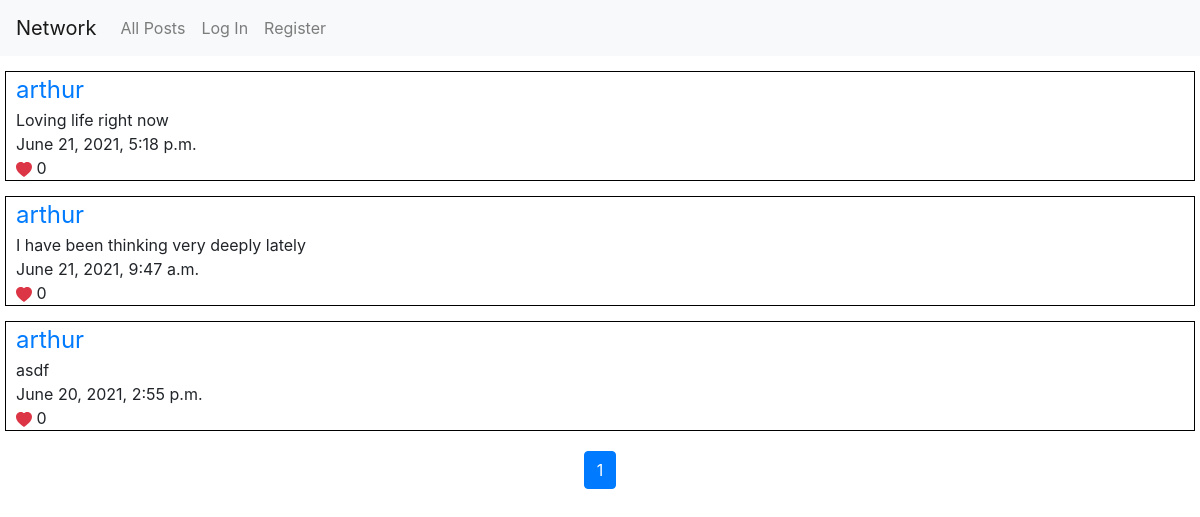
Before: /all-posts with the older database file.
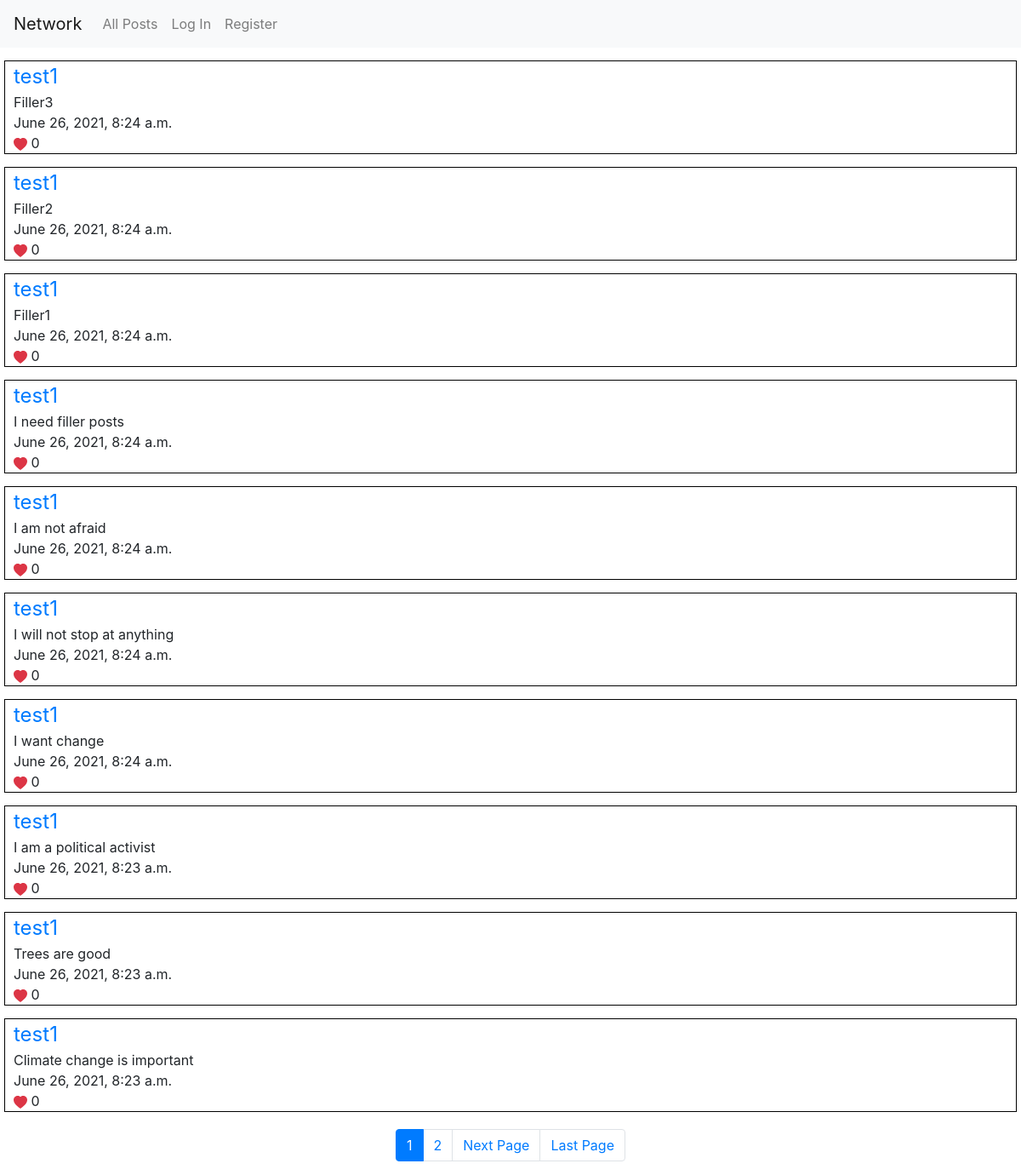
After: the same page with the newer database file.
### network/models.py (models this page shows)
class Post(models.Model):
    user = models.ForeignKey(
        User,
        on_delete=CASCADE, related_name="posts")
    text = models.CharField(
        max_length=1000,
        verbose_name="Post:"
    )
    likes = models.ManyToManyField(
        User,
        blank=True,
        related_name="likedPosts"
    )
    date = models.DateTimeField(
        verbose_name="Published:",
        auto_now_add=True,
        blank=True
    )

class User(AbstractUser):
    follows = models.ManyToManyField(
        "User",
        blank=True,
        related_name="followers"
    )

### network/views.py (the view)
# urls.py: path("all-posts", views.all_posts, name="all-posts"),
def all_posts(request, page_num=1):
    posts = Post.objects.all().order_by("-date")
    p = Paginator(posts, 10)
    return render(request, "network/all-posts.html", {
        "posts": p.page(page_num),
        "edit_post_form": EditForm(),
        "base_url": reverse("all-posts")
    })

### network/templates/network/all-posts.html
{% extends "network/layout.html" %}
{% block body %}
    {% include "network/posts.html" %}
{% endblock %}

### network/templates/network/posts.html (shortened to what this page needs)
<div class="posts-cont">
  {% for post in posts.object_list %}
  <div class="post-cont">
    <div class="header">
      <a href="{% url 'user-profile' post.user.id%}" class="user">{{post.user}}</a>
    </div>
    <div class="text">{{post.text}}</div>
    <div class="date">{{post.date}}</div>
    <div class="likes">
      <svg xmlns="http://www.w3.org/2000/svg" width="16" height="16" fill="currentColor" class="bi bi-heart-fill" viewBox="0 0 16 16">
        <path fill-rule="evenodd" d="M8 1.314C12.438-3.248 23.534 4.735 8 15-7.534 4.736 3.562-3.248 8 1.314z"/>
      </svg>
      {{post.likes.count}}
    </div>
  </div>
  {% empty %}
    <h1>There are no posts</h1>
  {% endfor %}
  <nav aria-label="Page navigation" >
    <ul class="pagination">
      {% for page_num in posts.paginator.page_range %}
        {% if page_num == posts.number %}
          <li class="page-item active">
            <a href="#" class="page-link">{{page_num}}</a>
          </li>
        {% else %}
          <li class="page-item">
            <a href="{{base_url}}/{{page_num}}" class="page-link">{{page_num}}</a>
          </li>
        {% endif %}
      {% endfor %}
      {% if posts.has_next %}
        <li class="page-item">
          <a href="{{base_url}}/{{posts.next_page_number}}" class="page-link">Next Page</a>
        </li>
        <li class="page-item">
          <a href="{{base_url}}/{{posts.paginator.num_pages}}" class="page-link">Last Page</a>
        </li>
      {% endif %}
    </ul>
  </nav>
</div>

Changed rows visible on the page:
no longer on this page (row unchanged): Post: user "arthur", text "Loving life right now", date "June 21, 2021, 5:18 p.m.", likes.count "0"
no longer on this page (row unchanged): Post: user "arthur", text "I have been thinking very deeply lately", date "June 21, 2021, 9:47 a.m.", likes.count "0"
no longer on this page (row unchanged): Post: user "arthur", text "asdf", date "June 20, 2021, 2:55 p.m.", likes.count "0"
added Post: user "test1", text "Filler3", date "June 26, 2021, 8:24 a.m.", likes.count "0"
added Post: user "test1", text "Filler2", date "June 26, 2021, 8:24 a.m.", likes.count "0"
added Post: user "test1", text "Filler1", date "June 26, 2021, 8:24 a.m.", likes.count "0"
added Post: user "test1", text "I need filler posts", date "June 26, 2021, 8:24 a.m.", likes.count "0"
added Post: user "test1", text "I am not afraid", date "June 26, 2021, 8:24 a.m.", likes.count "0"
added Post: user "test1", text "I will not stop at anything", date "June 26, 2021, 8:24 a.m.", likes.count "0"
added Post: user "test1", text "I want change", date "June 26, 2021, 8:24 a.m.", likes.count "0"
added Post: user "test1", text "I am a political activist", date "June 26, 2021, 8:23 a.m.", likes.count "0"
added Post: user "test1", text "Trees are good", date "June 26, 2021, 8:23 a.m.", likes.count "0"
added Post: user "test1", text "Climate change is important", date "June 26, 2021, 8:23 a.m.", likes.count "0"
Other visible differences:
new list line: "2"
text now shown: "Next Page Last Page"
